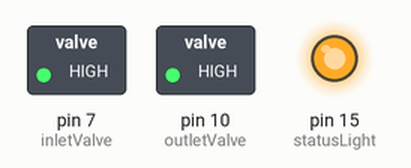
Simulated run of this sketch. Board: Arduino Uno, built with avr-gcc and run on an emulated ATmega328P. On the bench: switched loads named in the sketch (green lamp = pin HIGH), output pins drawn as LEDs (lit = HIGH).

Above: at 9.05 s.
At 14.0 s:
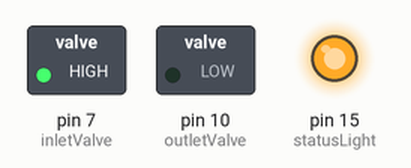
Timing chart, 0 to 20.5 s (numbered marks = the images above):
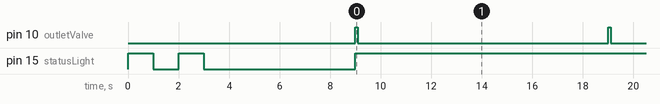

Measured:
- by itself, pin 10 (outletValve): alternates HIGH for 0.10 s and LOW for 9.9 s

The sketch:

Purge_Sequence_Test.ino
```cpp
/*
NOTES:
Easy enough, basic on and off writing
*/

const int outletValve = 10;
const int inletValve = 7;
const int statusLight = 15;


void setup()
{
  pinMode(inletValve, OUTPUT);
  pinMode(outletValve, OUTPUT);
  pinMode(statusLight, OUTPUT);

  for (int i = 0; i<2; i++)
  {
    digitalWrite(statusLight, HIGH);
    delay(1000);
    digitalWrite(statusLight, LOW);
    delay(1000);
  }
  digitalWrite(inletValve, HIGH);

  // digitalWrite(fanPin, HIGH);
  delay(5000);
  digitalWrite(statusLight, HIGH);
}

void loop()
{
  digitalWrite(outletValve, HIGH);
  delay(100);
  digitalWrite(outletValve, LOW);
  delay(9900);
}
```
